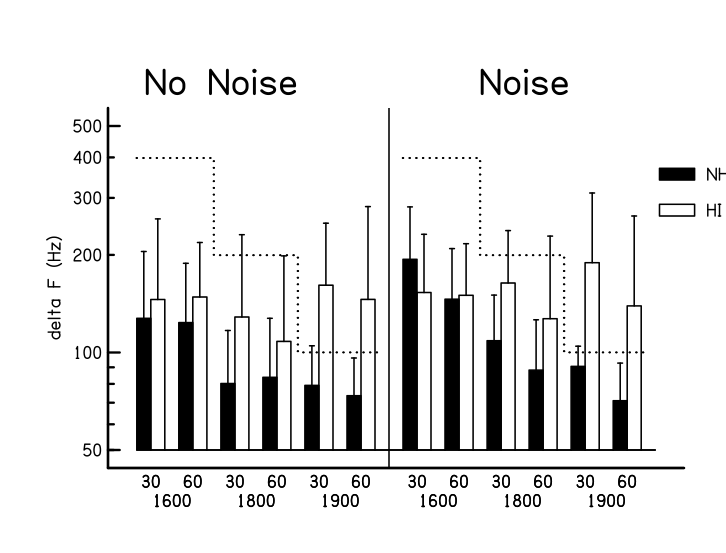

Recreate this plot in gnuplot.
    ypercent=90
    clip=y
    pltype=l
    openax=y
    ytick=0
    xtick=0
    yhor=yes
    ticdir=in
    xllc=1.5
    yllc=1.5
    xanskp=0
    yanskp=-1
    xannot = -4,dur$(ms)->\nonset$(Hz)-> 2,30 3.5,\n1600 5,60 8,30 9.5,\n1800 11,60  14,30 15.5,\n1900 17,60 21,30 22.5,\n1600 24,60 27,30 28.5,\n1800 30,60 33,30 34.5,\n1900 36,60
    xlength=8
    ylength=5
    symsize=1.2
    xmin=1
    ymin=1.69897; log(50)
    xmax=38
    ymax=2.6987; log(500)
yfmt=f3.1
ylabel=
    xpercent=90
    xint=37
yint=5
    symbol=0
    lintype=0
    data
    19.,5
    19.,0
    plot
lintyp=1
data
1,2.6
6.5,2.6
6.5,2.3
12.5,2.3
12.5,2
18.5,2
plot
data
20,2.6
25.5,2.6
25.5,2.3
31.5,2.3
31.5,2
37.5,2
plot
    pltype=h
    ebnum=1
    data
0
                                 2.1634 0.2488
0
0
                                 2.1712 0.1679
0
0
                                 2.1095 0.2538
0
0
                                 2.0341 0.2638
0
0
                                 2.2076 0.1913
0
0
                                 2.1637 0.2863
0
0
0
                                 2.1851 0.1793
0
0
                                 2.1763 0.1591
0
0
                                 2.2142 0.1618
0
0
                                 2.1041 0.2548
0
0
                                 2.2768 0.2152
0
0
                                 2.1437 0.2774
0
    plot
;    xofst=0.1
    mxllc=7.5
    myllc=3.5
    " |#20| HI"
    msgsize=2
    symbol=3
    0.5  5.2 "No Noise         Noise"
    msgsize=1
    msgdat=n
    shade=21
    lintype=0
    data
                                 2.1052 0.2062
0
0
                                 2.0922 0.1827
0
0
                                 1.9043 0.1634
0
0
                                 1.9234 0.1818
0
0
                                 1.8982 0.1224
0
0
                                 1.8666 0.1161
0
0
0
                                 2.2874 0.1616
0
0
                                 2.1643 0.1562
0
0
                                 2.0361 0.1408
0
0
                                 1.9454 0.1554
0
0
                                 1.9568 0.0626
0
0
                                 1.8511 0.1161
0
0
    plot
    mxllc=7.5
    myllc=4
    " |#21| NH"
newframe
ytick=1
yanskp=0
ylabel=delta F (Hz)
ymin=50.
ymax=500
ycycle=2
yannot=50 100 200 300 400 500
plot 
finish
